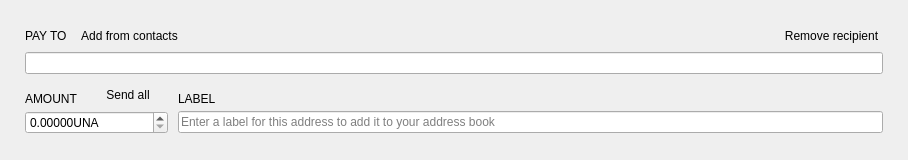
<?xml version="1.0" encoding="UTF-8"?>
<ui version="4.0">
 <class>TransferFrame</class>
 <widget class="QFrame" name="TransferFrame">
  <property name="geometry">
   <rect>
    <x>0</x>
    <y>0</y>
    <width>908</width>
    <height>160</height>
   </rect>
  </property>
  <property name="sizePolicy">
   <sizepolicy hsizetype="Preferred" vsizetype="Preferred">
    <horstretch>0</horstretch>
    <verstretch>150</verstretch>
   </sizepolicy>
  </property>
  <property name="minimumSize">
   <size>
    <width>0</width>
    <height>160</height>
   </size>
  </property>
  <property name="maximumSize">
   <size>
    <width>16777215</width>
    <height>160</height>
   </size>
  </property>
  <property name="windowTitle">
   <string>Frame</string>
  </property>
  <property name="styleSheet">
   <string notr="true"/>
  </property>
  <property name="frameShape">
   <enum>QFrame::NoFrame</enum>
  </property>
  <property name="frameShadow">
   <enum>QFrame::Plain</enum>
  </property>
  <layout class="QVBoxLayout" name="verticalLayout">
   <property name="spacing">
    <number>10</number>
   </property>
   <property name="leftMargin">
    <number>25</number>
   </property>
   <property name="rightMargin">
    <number>25</number>
   </property>
   <item>
    <spacer name="verticalSpacer_2">
     <property name="orientation">
      <enum>Qt::Vertical</enum>
     </property>
     <property name="sizeHint" stdset="0">
      <size>
       <width>20</width>
       <height>40</height>
      </size>
     </property>
    </spacer>
   </item>
   <item>
    <layout class="QGridLayout" name="gridLayout">
     <property name="verticalSpacing">
      <number>5</number>
     </property>
     <item row="0" column="0">
      <widget class="WalletGui::WalletNormalGrayTextLabel" name="m_payToTextLabel">
       <property name="sizePolicy">
        <sizepolicy hsizetype="Minimum" vsizetype="Minimum">
         <horstretch>0</horstretch>
         <verstretch>0</verstretch>
        </sizepolicy>
       </property>
       <property name="text">
        <string>PAY TO</string>
       </property>
       <property name="alignment">
        <set>Qt::AlignLeading|Qt::AlignLeft|Qt::AlignVCenter</set>
       </property>
       <property name="margin">
        <number>0</number>
       </property>
       <property name="indent">
        <number>0</number>
       </property>
      </widget>
     </item>
     <item row="0" column="1">
      <widget class="WalletGui::WalletTinyLinkLikeButton" name="m_addressBookButton">
       <property name="sizePolicy">
        <sizepolicy hsizetype="Preferred" vsizetype="Minimum">
         <horstretch>0</horstretch>
         <verstretch>0</verstretch>
        </sizepolicy>
       </property>
       <property name="cursor">
        <cursorShape>PointingHandCursor</cursorShape>
       </property>
       <property name="focusPolicy">
        <enum>Qt::NoFocus</enum>
       </property>
       <property name="layoutDirection">
        <enum>Qt::LeftToRight</enum>
       </property>
       <property name="text">
        <string>Add from contacts</string>
       </property>
       <property name="flat">
        <bool>true</bool>
       </property>
      </widget>
     </item>
     <item row="0" column="2">
      <spacer name="horizontalSpacer">
       <property name="orientation">
        <enum>Qt::Horizontal</enum>
       </property>
       <property name="sizeHint" stdset="0">
        <size>
         <width>318</width>
         <height>10</height>
        </size>
       </property>
      </spacer>
     </item>
     <item row="0" column="3" alignment="Qt::AlignBottom">
      <widget class="WalletGui::WalletTinyLinkLikeButton" name="m_removeButton">
       <property name="sizePolicy">
        <sizepolicy hsizetype="Preferred" vsizetype="Minimum">
         <horstretch>0</horstretch>
         <verstretch>0</verstretch>
        </sizepolicy>
       </property>
       <property name="cursor">
        <cursorShape>PointingHandCursor</cursorShape>
       </property>
       <property name="focusPolicy">
        <enum>Qt::NoFocus</enum>
       </property>
       <property name="text">
        <string>Remove recipient</string>
       </property>
       <property name="flat">
        <bool>true</bool>
       </property>
      </widget>
     </item>
     <item row="1" column="0" colspan="4">
      <widget class="WalletGui::ClearableLineEdit" name="m_sendAddressEdit">
       <property name="styleSheet">
        <string notr="true">[errorState=&quot;true&quot;] {
  border-color: #ef3131;
}</string>
       </property>
      </widget>
     </item>
    </layout>
   </item>
   <item>
    <layout class="QGridLayout" name="gridLayout_2">
     <property name="verticalSpacing">
      <number>5</number>
     </property>
     <item row="0" column="0">
      <widget class="WalletGui::WalletNormalGrayTextLabel" name="m_amountTextLabel">
       <property name="sizePolicy">
        <sizepolicy hsizetype="Minimum" vsizetype="Minimum">
         <horstretch>0</horstretch>
         <verstretch>0</verstretch>
        </sizepolicy>
       </property>
       <property name="text">
        <string>AMOUNT</string>
       </property>
       <property name="alignment">
        <set>Qt::AlignBottom|Qt::AlignLeading|Qt::AlignLeft</set>
       </property>
       <property name="indent">
        <number>0</number>
       </property>
      </widget>
     </item>
     <item row="0" column="1">
      <widget class="WalletGui::WalletTinyLinkLikeButton" name="m_sendAllButton">
       <property name="sizePolicy">
        <sizepolicy hsizetype="Minimum" vsizetype="Minimum">
         <horstretch>0</horstretch>
         <verstretch>0</verstretch>
        </sizepolicy>
       </property>
       <property name="cursor">
        <cursorShape>PointingHandCursor</cursorShape>
       </property>
       <property name="focusPolicy">
        <enum>Qt::NoFocus</enum>
       </property>
       <property name="layoutDirection">
        <enum>Qt::LeftToRight</enum>
       </property>
       <property name="text">
        <string>Send all</string>
       </property>
       <property name="flat">
        <bool>true</bool>
       </property>
      </widget>
     </item>
     <item row="0" column="2">
      <widget class="WalletGui::WalletNormalGrayTextLabel" name="m_labelTextLabel">
       <property name="text">
        <string>LABEL</string>
       </property>
       <property name="alignment">
        <set>Qt::AlignBottom|Qt::AlignLeading|Qt::AlignLeft</set>
       </property>
       <property name="indent">
        <number>0</number>
       </property>
      </widget>
     </item>
     <item row="1" column="0" colspan="2">
      <widget class="QDoubleSpinBox" name="m_sendAmountSpin">
       <property name="maximumSize">
        <size>
         <width>16777215</width>
         <height>16777215</height>
        </size>
       </property>
       <property name="focusPolicy">
        <enum>Qt::ClickFocus</enum>
       </property>
       <property name="layoutDirection">
        <enum>Qt::LeftToRight</enum>
       </property>
       <property name="styleSheet">
        <string notr="true">[errorState=&quot;true&quot;] {
  border-color: #ef3131;
}</string>
       </property>
       <property name="buttonSymbols">
        <enum>QAbstractSpinBox::UpDownArrows</enum>
       </property>
       <property name="suffix">
        <string notr="true">UNA</string>
       </property>
       <property name="decimals">
        <number>5</number>
       </property>
       <property name="maximum">
        <double>1000000000000.000000000000000</double>
       </property>
      </widget>
     </item>
     <item row="1" column="2">
      <widget class="WalletGui::ClearableLineEdit" name="m_sendLabelEdit">
       <property name="styleSheet">
        <string notr="true">[errorState=&quot;true&quot;] {
  border-color: #ef3131;
}</string>
       </property>
       <property name="placeholderText">
        <string>Enter a label for this address to add it to your address book</string>
       </property>
      </widget>
     </item>
    </layout>
   </item>
   <item>
    <spacer name="verticalSpacer">
     <property name="orientation">
      <enum>Qt::Vertical</enum>
     </property>
     <property name="sizeHint" stdset="0">
      <size>
       <width>20</width>
       <height>40</height>
      </size>
     </property>
    </spacer>
   </item>
  </layout>
 </widget>
 <customwidgets>
  <customwidget>
   <class>WalletGui::WalletTinyLinkLikeButton</class>
   <extends>QPushButton</extends>
   <header>Gui/Common/WalletLinkLikeButton.h</header>
  </customwidget>
  <customwidget>
   <class>WalletGui::WalletNormalGrayTextLabel</class>
   <extends>QLabel</extends>
   <header>Gui/Common/WalletTextLabel.h</header>
  </customwidget>
  <customwidget>
   <class>WalletGui::ClearableLineEdit</class>
   <extends>QLineEdit</extends>
   <header>Gui/Common/ClearableLineEdit.h</header>
  </customwidget>
 </customwidgets>
 <tabstops>
  <tabstop>m_sendAddressEdit</tabstop>
  <tabstop>m_sendAmountSpin</tabstop>
  <tabstop>m_sendLabelEdit</tabstop>
  <tabstop>m_addressBookButton</tabstop>
  <tabstop>m_removeButton</tabstop>
 </tabstops>
 <resources/>
 <connections>
  <connection>
   <sender>m_removeButton</sender>
   <signal>clicked()</signal>
   <receiver>TransferFrame</receiver>
   <slot>deleteLater()</slot>
   <hints>
    <hint type="sourcelabel">
     <x>797</x>
     <y>41</y>
    </hint>
    <hint type="destinationlabel">
     <x>445</x>
     <y>79</y>
    </hint>
   </hints>
  </connection>
  <connection>
   <sender>m_addressBookButton</sender>
   <signal>clicked()</signal>
   <receiver>TransferFrame</receiver>
   <slot>addressBookClicked()</slot>
   <hints>
    <hint type="sourcelabel">
     <x>136</x>
     <y>41</y>
    </hint>
    <hint type="destinationlabel">
     <x>445</x>
     <y>79</y>
    </hint>
   </hints>
  </connection>
  <connection>
   <sender>m_sendAddressEdit</sender>
   <signal>textChanged(QString)</signal>
   <receiver>TransferFrame</receiver>
   <slot>labelOrAddressChanged(QString)</slot>
   <hints>
    <hint type="sourcelabel">
     <x>445</x>
     <y>56</y>
    </hint>
    <hint type="destinationlabel">
     <x>445</x>
     <y>79</y>
    </hint>
   </hints>
  </connection>
  <connection>
   <sender>m_sendLabelEdit</sender>
   <signal>textChanged(QString)</signal>
   <receiver>TransferFrame</receiver>
   <slot>labelOrAddressChanged(QString)</slot>
   <hints>
    <hint type="sourcelabel">
     <x>582</x>
     <y>128</y>
    </hint>
    <hint type="destinationlabel">
     <x>445</x>
     <y>79</y>
    </hint>
   </hints>
  </connection>
  <connection>
   <sender>m_sendAmountSpin</sender>
   <signal>valueChanged(QString)</signal>
   <receiver>TransferFrame</receiver>
   <slot>amountStringChanged(QString)</slot>
   <hints>
    <hint type="sourcelabel">
     <x>124</x>
     <y>124</y>
    </hint>
    <hint type="destinationlabel">
     <x>453</x>
     <y>79</y>
    </hint>
   </hints>
  </connection>
  <connection>
   <sender>m_sendAddressEdit</sender>
   <signal>textChanged(QString)</signal>
   <receiver>TransferFrame</receiver>
   <slot>addressChanged(QString)</slot>
   <hints>
    <hint type="sourcelabel">
     <x>453</x>
     <y>69</y>
    </hint>
    <hint type="destinationlabel">
     <x>453</x>
     <y>79</y>
    </hint>
   </hints>
  </connection>
  <connection>
   <sender>m_sendAllButton</sender>
   <signal>clicked()</signal>
   <receiver>TransferFrame</receiver>
   <slot>sendAllClicked()</slot>
   <hints>
    <hint type="sourcelabel">
     <x>136</x>
     <y>97</y>
    </hint>
    <hint type="destinationlabel">
     <x>453</x>
     <y>79</y>
    </hint>
   </hints>
  </connection>
 </connections>
 <slots>
  <slot>addressBookClicked()</slot>
  <slot>pasteClicked()</slot>
  <slot>labelOrAddressChanged(QString)</slot>
  <slot>addressChanged(QString)</slot>
  <slot>amountStringChanged(QString)</slot>
  <slot>sendAllClicked()</slot>
 </slots>
</ui>
